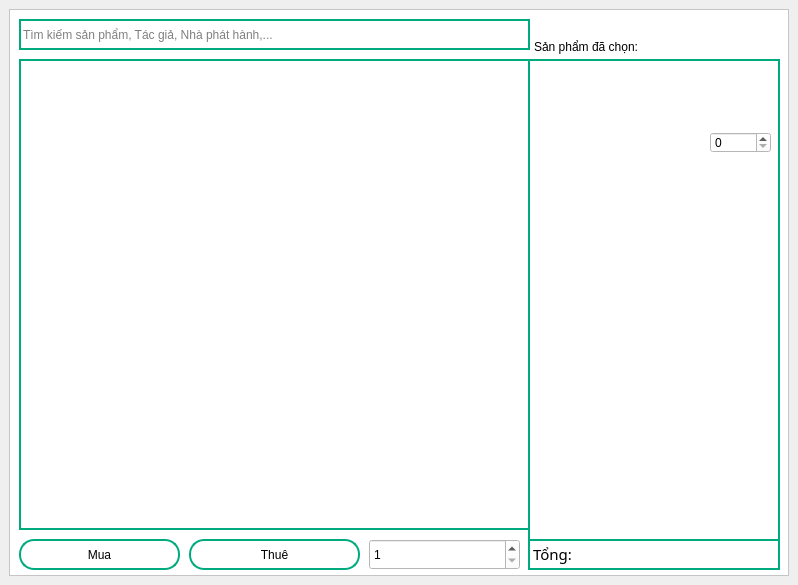
<?xml version="1.0" encoding="UTF-8"?>
<ui version="4.0">
 <class>Choose_sp</class>
 <widget class="QMainWindow" name="Choose_sp">
  <property name="geometry">
   <rect>
    <x>0</x>
    <y>0</y>
    <width>798</width>
    <height>585</height>
   </rect>
  </property>
  <property name="windowTitle">
   <string>Chọn sản phẩm</string>
  </property>
  <widget class="QWidget" name="centralwidget">
   <layout class="QVBoxLayout" name="verticalLayout">
    <item>
     <widget class="QFrame" name="frame">
      <property name="styleSheet">
       <string notr="true">background-color: rgb(255, 255, 255);</string>
      </property>
      <property name="frameShape">
       <enum>QFrame::StyledPanel</enum>
      </property>
      <property name="frameShadow">
       <enum>QFrame::Raised</enum>
      </property>
      <widget class="QLabel" name="label_18">
       <property name="geometry">
        <rect>
         <x>525</x>
         <y>30</y>
         <width>111</width>
         <height>16</height>
        </rect>
       </property>
       <property name="text">
        <string>Sản phẩm đã chọn:</string>
       </property>
      </widget>
      <widget class="QLineEdit" name="Search">
       <property name="geometry">
        <rect>
         <x>10</x>
         <y>10</y>
         <width>511</width>
         <height>31</height>
        </rect>
       </property>
       <property name="styleSheet">
        <string notr="true">border: 2px solid rgb(0, 170, 127);</string>
       </property>
       <property name="placeholderText">
        <string>Tìm kiếm sản phẩm, Tác giả, Nhà phát hành,...</string>
       </property>
      </widget>
      <widget class="QTableWidget" name="tb_choose">
       <property name="geometry">
        <rect>
         <x>10</x>
         <y>50</y>
         <width>511</width>
         <height>471</height>
        </rect>
       </property>
       <property name="styleSheet">
        <string notr="true">#tb_choose.QTableWidget{
	border: 2px solid rgb(0, 170, 127)
}</string>
       </property>
      </widget>
      <widget class="QTableWidget" name="tb_choosed">
       <property name="geometry">
        <rect>
         <x>519</x>
         <y>50</y>
         <width>252</width>
         <height>482</height>
        </rect>
       </property>
       <property name="styleSheet">
        <string notr="true">#tb_choosed.QTableWidget{
	border: 2px solid rgb(0, 170, 127)
}</string>
       </property>
      </widget>
      <widget class="QPushButton" name="Btn_Buy">
       <property name="geometry">
        <rect>
         <x>10</x>
         <y>530</y>
         <width>161</width>
         <height>31</height>
        </rect>
       </property>
       <property name="styleSheet">
        <string notr="true">border:2px solid rgb(0, 170, 127);
border-radius: 15px;</string>
       </property>
       <property name="text">
        <string>Mua</string>
       </property>
      </widget>
      <widget class="QPushButton" name="Btn_Rent">
       <property name="geometry">
        <rect>
         <x>180</x>
         <y>530</y>
         <width>171</width>
         <height>31</height>
        </rect>
       </property>
       <property name="styleSheet">
        <string notr="true">border:2px solid rgb(0, 170, 127);
border-radius: 15px;</string>
       </property>
       <property name="text">
        <string>Thuê</string>
       </property>
      </widget>
      <widget class="QSpinBox" name="sl_choose">
       <property name="geometry">
        <rect>
         <x>360</x>
         <y>530</y>
         <width>151</width>
         <height>31</height>
        </rect>
       </property>
       <property name="minimum">
        <number>1</number>
       </property>
      </widget>
      <widget class="QSpinBox" name="spinBox_quantity">
       <property name="geometry">
        <rect>
         <x>701</x>
         <y>123</y>
         <width>61</width>
         <height>21</height>
        </rect>
       </property>
      </widget>
      <widget class="QLabel" name="pd_buy_rent">
       <property name="geometry">
        <rect>
         <x>530</x>
         <y>93</y>
         <width>231</width>
         <height>21</height>
        </rect>
       </property>
       <property name="text">
        <string/>
       </property>
      </widget>
      <widget class="QLabel" name="pd_price">
       <property name="geometry">
        <rect>
         <x>530</x>
         <y>123</y>
         <width>161</width>
         <height>21</height>
        </rect>
       </property>
       <property name="text">
        <string/>
       </property>
      </widget>
      <widget class="QLabel" name="pd_name">
       <property name="geometry">
        <rect>
         <x>530</x>
         <y>60</y>
         <width>201</width>
         <height>21</height>
        </rect>
       </property>
       <property name="text">
        <string/>
       </property>
      </widget>
      <widget class="QFrame" name="frm_sum">
       <property name="geometry">
        <rect>
         <x>519</x>
         <y>530</y>
         <width>252</width>
         <height>31</height>
        </rect>
       </property>
       <property name="styleSheet">
        <string notr="true">#frm_sum.QFrame{
	border: 2px solid rgb(0, 170, 127)
}</string>
       </property>
       <property name="frameShape">
        <enum>QFrame::StyledPanel</enum>
       </property>
       <property name="frameShadow">
        <enum>QFrame::Raised</enum>
       </property>
       <widget class="QLabel" name="label">
        <property name="geometry">
         <rect>
          <x>5</x>
          <y>5</y>
          <width>49</width>
          <height>20</height>
         </rect>
        </property>
        <property name="font">
         <font>
          <family>Agbalumo</family>
          <pointsize>11</pointsize>
         </font>
        </property>
        <property name="text">
         <string>Tổng:</string>
        </property>
       </widget>
       <widget class="QLabel" name="sum_price">
        <property name="geometry">
         <rect>
          <x>50</x>
          <y>5</y>
          <width>197</width>
          <height>20</height>
         </rect>
        </property>
        <property name="font">
         <font>
          <family>Agbalumo</family>
          <pointsize>11</pointsize>
         </font>
        </property>
        <property name="text">
         <string/>
        </property>
       </widget>
      </widget>
      <widget class="QLabel" name="pd_del">
       <property name="geometry">
        <rect>
         <x>740</x>
         <y>60</y>
         <width>21</width>
         <height>21</height>
        </rect>
       </property>
       <property name="styleSheet">
        <string notr="true">border-image: url(:/icon/resources/icon-pack/exit_icon.png);</string>
       </property>
       <property name="text">
        <string/>
       </property>
      </widget>
     </widget>
    </item>
   </layout>
  </widget>
 </widget>
 <resources>
  <include location="../image.qrc"/>
 </resources>
 <connections/>
</ui>
